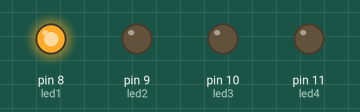
Simulated run of this sketch. Board: Arduino Uno, built with avr-gcc and run on an emulated ATmega328P. On the bench: output pins drawn as LEDs (lit = HIGH).

Above: at 0.5 s.
At 1.5 s:
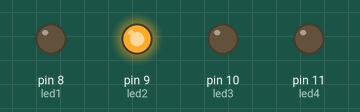
At 2.5 s:
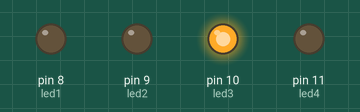
At 3.5 s:
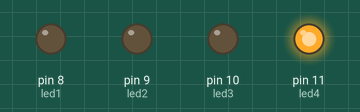
Timing chart, 0 to 5.2 s (numbered marks = the images above):
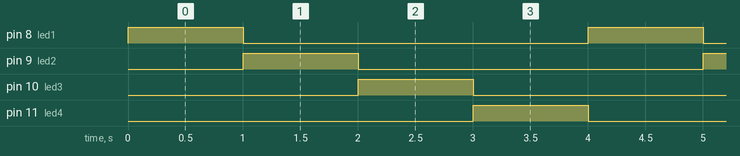

The sketch:

FarinangoRafael_DEBER2.1_SE.ino
```cpp
/*
 * CAPITULO II: PUERTOS DIGITALES
 * CODIGO 1: MANEJO DE PUERTOS CONFIGURADOS COMO SALIDAS
 * OBJETIVO: Realizar el código necesario para encender 4 leds de forma síncrona, es decir, encender uno por uno. Cada vez que se encienda un led los demás deben estar apagados.
 * NOMBRE: FARINANGO RAFAEL
 */

const int led1 = 8; //declaro mis variables constantes led1, led2, led3, led4
const int led2 = 9;
const int led3 = 10;
const int led4 = 11;

void setup() {
  pinMode(led1,OUTPUT); //declaro el pin 8 como salida
  pinMode(led2,OUTPUT); //declaro el pin 9 como salida
  pinMode(led3,OUTPUT); //declaro el pin 10 como salida
  pinMode(led4,OUTPUT); //declaro el pin 11 como salida
}

void loop() {
  digitalWrite(led1,HIGH); //envia 5v al pin 8
  digitalWrite(led2,LOW); //envia 0v al pin 9
  digitalWrite(led3,LOW); //envia 0v al pin 10
  digitalWrite(led4,LOW); //envia 0v al pin 11
  delay(1000); //se detiene 1 segundo
  digitalWrite(led1,LOW); //envia 0v al pin 8
  digitalWrite(led2,HIGH); //envia 5v al pin 9
  digitalWrite(led3,LOW); //envia 0v al pin 10
  digitalWrite(led4,LOW); //envia 0v al pin 11
  delay(1000); //se detiene 1 segundo
  digitalWrite(led1,LOW); //envia 0v al pin 8
  digitalWrite(led2,LOW); //envia 0v al pin 9
  digitalWrite(led3,HIGH); //envia 5v al pin 10
  digitalWrite(led4,LOW); //envia 0v al pin 11
  delay(1000); //se detiene 1 segundo
  digitalWrite(led1,LOW); //envia 0v al pin 8
  digitalWrite(led2,LOW); //envia 0v al pin 9
  digitalWrite(led3,LOW); //envia 0v al pin 10
  digitalWrite(led4,HIGH); //envia 5v al pin 11
  delay(1000); //se detiene 1 segundo
}
```

Measured:
- by itself, pin 8 (led1), pin 9 (led2), pin 10 (led3), pin 11 (led4): alternates HIGH for 1.0 s and LOW for 3.0 s
- by itself, everything shown: repeats every 4.0 s, in 4 steps
